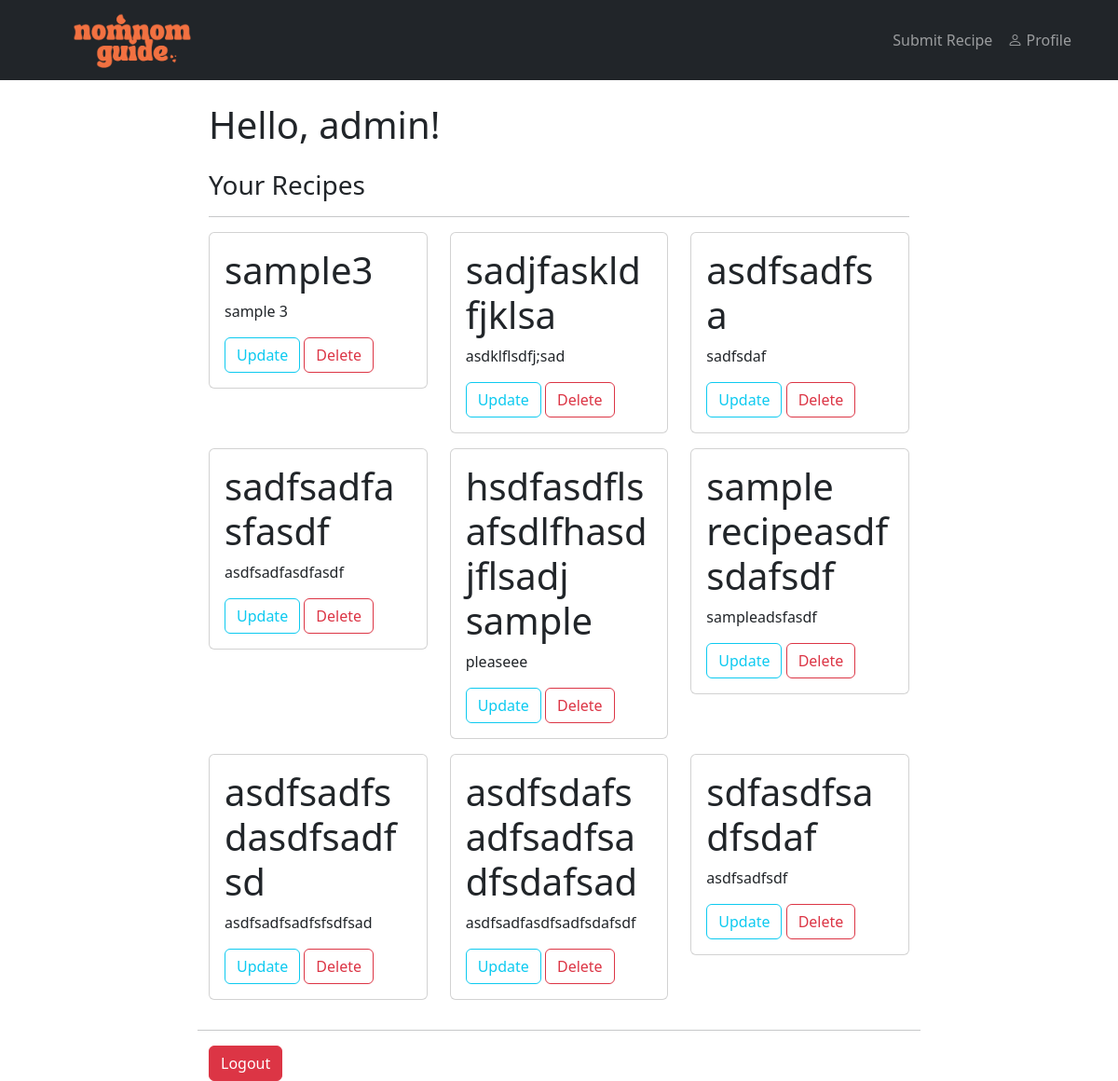
The page /profile/ (signed in) on the database as committed earlier.
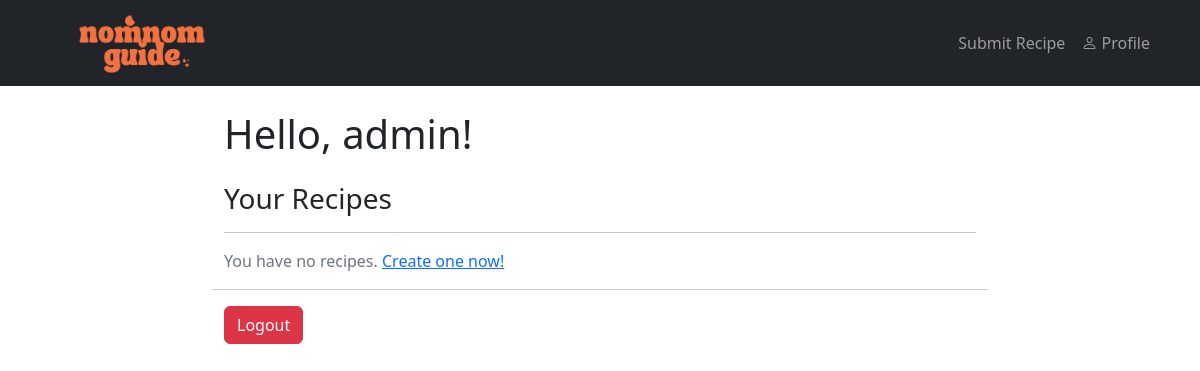
The same page on the database as committed later.
### recipes/models.py (models this page shows, shortened)
class Recipe(models.Model):
  title = models.CharField(max_length=100)
  description = models.TextField()
  ingredients = models.TextField()
  instructions = models.TextField()
  image = models.ImageField(upload_to='recipe_images/', null=True, blank=True)
  author = models.ForeignKey(User, on_delete=models.CASCADE)
  created_at = models.DateTimeField(auto_now_add=True)
  updated_at = models.DateTimeField(auto_now=True)
  upvotes = models.ManyToManyField(User, related_name='upvoted_recipes', blank=True)
  downvotes = models.ManyToManyField(User, related_name='downvoted_recipes', blank=True)

### users/views.py (the view)
# urls.py: path('profile/', user_views.profile, name="user-profile")
@login_required()
def profile(request):
  recipes = Recipe.objects.filter(author=request.user)
  return render(request, 'users/profile.html', {"recipes": recipes})

### users/templates/users/profile.html (shortened to what this page needs)
{% extends "recipes/base.html" %}
{% load crispy_forms_tags %}
{% block content %}
<div class="container">
  <h1>Hello, {{ user.username }}!</h1>
</div>
<div class="container">
  <h3 class="pt-3">Your Recipes</h3>
  <hr>
  {% if recipes.exists %}
    <div class="row">
      {% for recipe in recipes %}
      <div class="col-md-4 mb-3">
        <div class="card">
          <div class="card-body">
            <h5 class="card-title">
              <a class="text-decoration-none text-reset fs-1" href="{% url 'recipes-detail' recipe.pk %}">{{ recipe.title }}</a>
            </h5>
            <p class="card-text">{{ recipe.description|truncatechars:100 }}</p>
            {% if recipe.author == user or user.is_staff %}
              <a class="btn btn-outline-info" href="{% url 'recipes-update' recipe.id %}">Update</a>
              <a class="btn btn-outline-danger" href="{% url 'recipes-delete' recipe.id %}">Delete</a>
            {% endif %}
          </div>
        </div>
      </div>
      {% endfor %}
    </div>
  {% else %}
    <p class="text-muted">You have no recipes. <a href="{% url 'recipes-create' %}">Create one now!</a></p>
  {% endif %}
</div>
<hr>
<div class="container mt-3">
  <form method="POST" action="{% url 'user-logout' %}">
    <button type="submit" class="btn btn-danger">Logout</button>
  </form>
</div>
{% endblock content %}

Rows that differ between the two databases and show on the page:
removed Recipe: title "sample3", description "sample 3", shows "Update"
removed Recipe: title "sadjfaskldfjklsa", description "asdklflsdfj;sad", shows "Update"
removed Recipe: title "asdfsadfsa", description "sadfsdaf", shows "Update"
removed Recipe: title "sadfsadfasfasdf", description "asdfsadfasdfasdf", shows "Update"
removed Recipe: title "hsdfasdflsafsdlfhasdjflsadj sample", description "pleaseee", shows "Update"
removed Recipe: title "sample recipeasdfsdafsdf", description "sampleadsfasdf", shows "Update"
removed Recipe: title "asdfsadfsdasdfsadfsd", description "asdfsadfsadfsfsdfsad", shows "Update"
removed Recipe: title "asdfsdafsadfsadfsadfsdafsad", description "asdfsadfasdfsadfsdafsdf", shows "Update"
removed Recipe: title "sdfasdfsadfsdaf", description "asdfsadfsdf", shows "Update"
Other text that changed with them:
text now shown: "You have no recipes. Create one now!"
